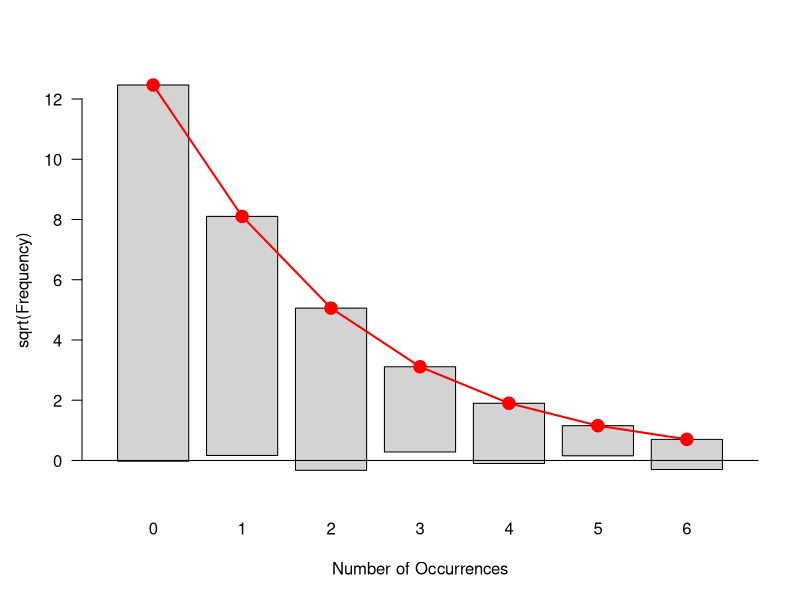

The R source for this figure:
library(vcd)


### Name: Federalist
### Title: 'May' in Federalist Papers
### Aliases: Federalist
### Keywords: datasets

### ** Examples

data("Federalist")
gf <- goodfit(Federalist, type = "nbinomial")
summary(gf)
plot(gf)
